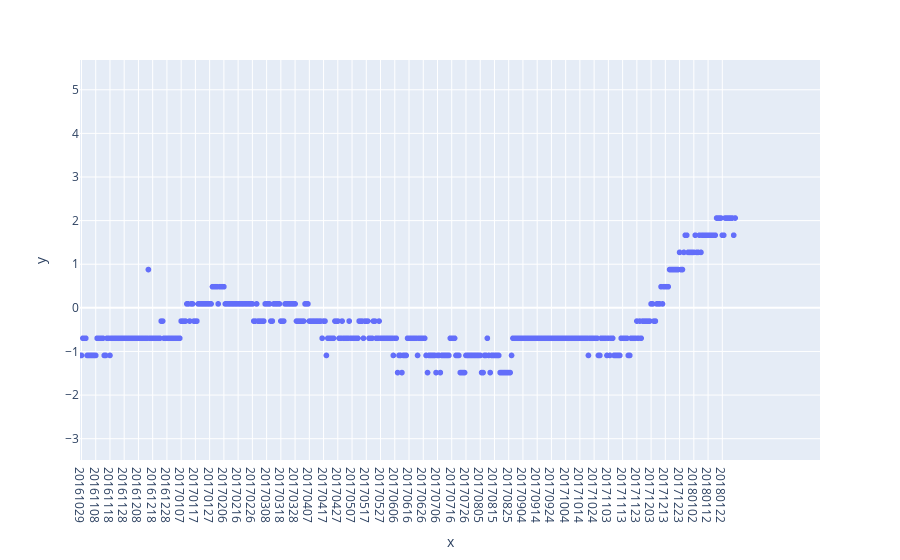

Notebook code cell kept with this figure:
### Code cell
fig = px.scatter(x = df.ds , y = df.pH)
fig.show()

### Figure 1 — Plotly figure (JSON) as saved in the notebook; plotly's stock layout.template omitted (floating-point values rounded to 4 significant figures; data arrays with more than 128 entries replaced by an {"elided": "..."} marker saying what was removed)
{"data": [{"hovertemplate": "x=%{x}<br>y=%{y}<extra></extra>", "legendgroup": "", "marker": {"color": "#636efa", "symbol": "circle"}, "mode": "markers", "name": "", "showlegend": false, "type": "scattergl", "x": {"elided": "2820 str values"}, "xaxis": "x", "y": {"elided": "2820 float values"}, "yaxis": "y"}], "layout": {"autosize": true, "dragmode": "zoom", "legend": {"tracegroupgap": 0}, "margin": {"t": 60}, "xaxis": {"anchor": "y", "autorange": false, "domain": [0, 1], "range": [2359.0, 2879.0], "title": {"text": "x"}, "type": "category"}, "yaxis": {"anchor": "x", "autorange": false, "domain": [0, 1], "range": [-3.488, 5.682], "title": {"text": "y"}, "type": "linear"}}}
